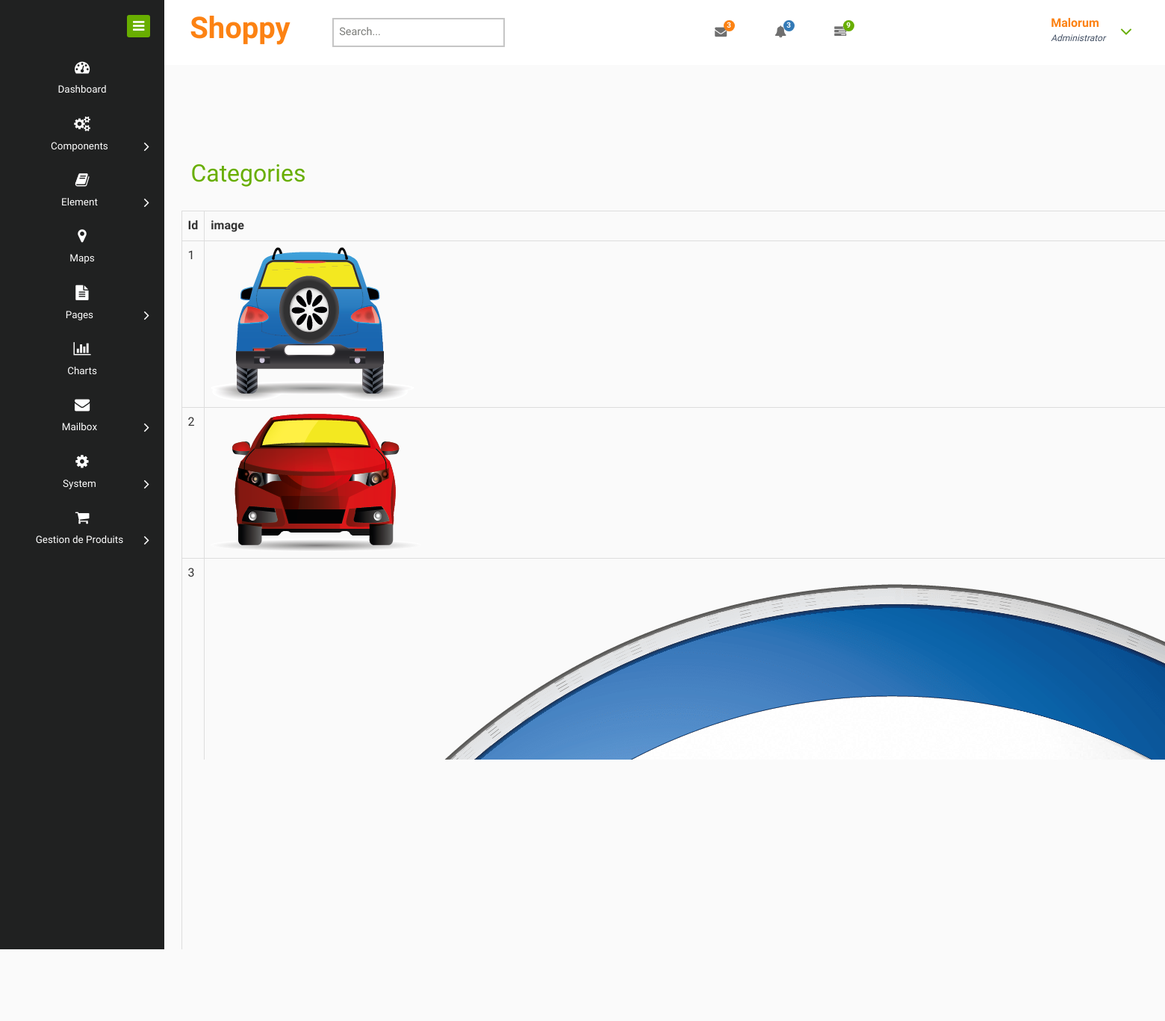
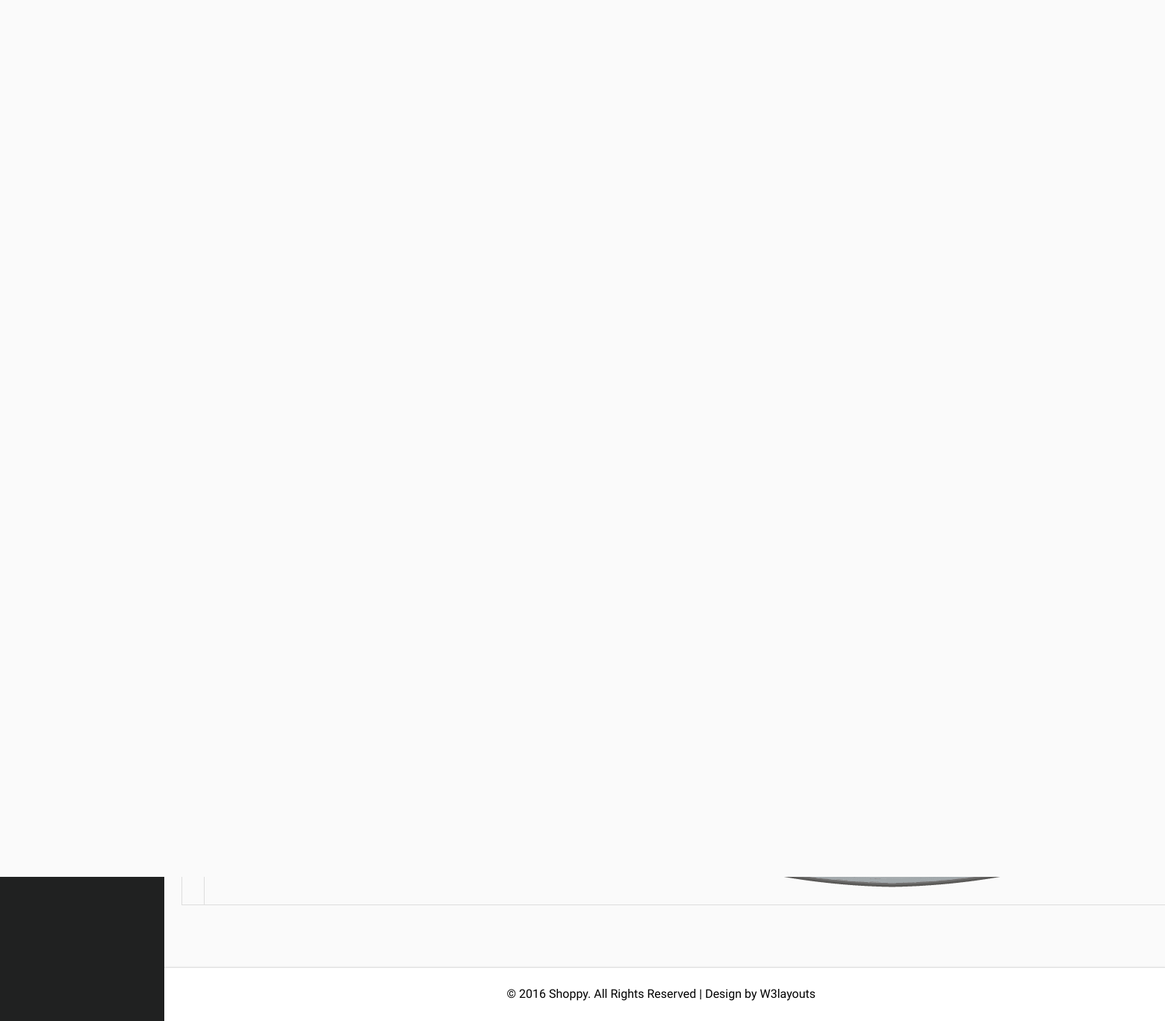
The page /views/back/AfficherCategorie.php on the database its author committed (2 pictures, top to bottom).
### tables this page shows
CREATE TABLE IF NOT EXISTS `categorie` (
  `id` int(11) NOT NULL,
  `nom` varchar(30) NOT NULL,
  `img` varchar(30) NOT NULL,
  PRIMARY KEY (`id`)
);

### core/categorieC.php (called while the page is built, shortened)
<?PHP
class CategorieC {
	function afficherCategories(){
		$sql="SElECT * From categorie";
		$db = config::getConnexion();
		try{
		$liste=$db->query($sql);
		return $liste;
		}
        catch (Exception $e){
            die('Erreur: '.$e->getMessage());
        }
	}
}
?>

### views/back/AfficherCategorie.php (the view, shortened to what this page needs)
<?PHP
include "../../core/categorieC.php";
$categorie1C=new CategorieC();
$listeCategories=$categorie1C->afficherCategories();
?>
<!DOCTYPE HTML>
<html>
<head>
<link href="css/bootstrap.css" rel="stylesheet" type="text/css" media="all">
<link href="css/style.css" rel="stylesheet" type="text/css" media="all"/>
<link href="css/font-awesome.css" rel="stylesheet">
</head>
<body>
<div class="page-container">
   <div class="left-content">
	   <div class="mother-grid-inner">
				<div class="header-main">
					<div class="header-left">
							<div class="logo-name">
									 <a href="index.html"> <h1>Shoppy</h1>
								  </a>
							</div>
								<div class="search-box">
									<form>
										<input type="text" placeholder="Search..." required="">
										<input type="submit" value="">
									</form>
								</div>
						 </div>
						 <div class="header-right">
							<div class="profile_details_left">
								<ul class="nofitications-dropdown">
									<li class="dropdown head-dpdn">
										<a href="#" class="dropdown-toggle" data-toggle="dropdown" aria-expanded="false"><i class="fa fa-envelope"></i><span class="badge">3</span></a>
									</li>
									<li class="dropdown head-dpdn">
										<a href="#" class="dropdown-toggle" data-toggle="dropdown" aria-expanded="false"><i class="fa fa-bell"></i><span class="badge blue">3</span></a>
									</li>
									<li class="dropdown head-dpdn">
										<a href="#" class="dropdown-toggle" data-toggle="dropdown" aria-expanded="false"><i class="fa fa-tasks"></i><span class="badge blue1">9</span></a>
									</li>
								</ul>
								<div class="clearfix"> </div>
							</div>
							<div class="profile_details">
								<ul>
									<li class="dropdown profile_details_drop">
										<a href="#" class="dropdown-toggle" data-toggle="dropdown" aria-expanded="false">
											<div class="profile_img">
												<div class="user-name">
													<p>Malorum</p>
													<span>Administrator</span>
												</div>
												<i class="fa fa-angle-down lnr"></i>
												<div class="clearfix"></div>
											</div>
										</a>
									</li>
								</ul>
							</div>
							<div class="clearfix"> </div>
						</div>
				     <div class="clearfix"> </div>
				</div>
<div class="inner-block">
    <div class="product-block">
    	<div class="pro-head">
    		<h2>Categories</h2>
    	</div>
    	<table border="1" class="table table-bordered">
<tr>
<th>Id</th>
<th>image</th>
</tr>
<?PHP
foreach($listeCategories as $row){
  ?>
  <tr>
  <td><?PHP echo $row['id']; ?></td>
  <td><img  src="<?php echo"images/".$row['img']; ?>">
</td>
  </tr>
  <?PHP
}
?>
</table>
    </div>
</div>
<link rel="stylesheet" type="text/css" href="css/magnific-popup.css">
<div class="copyrights">
	 <p>© 2016 Shoppy. All Rights Reserved | Design by  <a href="http://w3layouts.com/" target="_blank">W3layouts</a> </p>
</div>
</div>
</div>
    <div class="sidebar-menu">
		  	<div class="logo"> <a href="#" class="sidebar-icon"> <span class="fa fa-bars"></span> </a>  </div>
		    <div class="menu">
		      <ul id="menu" >
		        <li id="menu-home" ><a href="index.html"><i class="fa fa-tachometer"></i><span>Dashboard</span></a></li>
		        <li><a href="#"><i class="fa fa-cogs"></i><span>Components</span><span class="fa fa-angle-right" style="float: right"></span></a>
		        </li>
		        <li id="menu-comunicacao" ><a href="#"><i class="fa fa-book nav_icon"></i><span>Element</span><span class="fa fa-angle-right" style="float: right"></span></a>
		        </li>
		          <li><a href="maps.html"><i class="fa fa-map-marker"></i><span>Maps</span></a></li>
		        <li id="menu-academico" ><a href="#"><i class="fa fa-file-text"></i><span>Pages</span><span class="fa fa-angle-right" style="float: right"></span></a>
		        </li>
		        <li><a href="charts.html"><i class="fa fa-bar-chart"></i><span>Charts</span></a></li>
		        <li><a href="#"><i class="fa fa-envelope"></i><span>Mailbox</span><span class="fa fa-angle-right" style="float: right"></span></a>
		        </li>
		         <li><a href="#"><i class="fa fa-cog"></i><span>System</span><span class="fa fa-angle-right" style="float: right"></span></a>
		         </li>
		      <li><a href="#"><i class="fa fa-shopping-cart"></i><span>Gestion de Produits</span><span class="fa fa-angle-right" style="float: right"></span></a>
		         </li>
		      </ul>
		    </div>
	 </div>
</div>
</body>
</html>

### rows shown on the page
categorie: id "1", img (picture)
categorie: id "2", img (picture)
categorie: id "3", img (picture)
